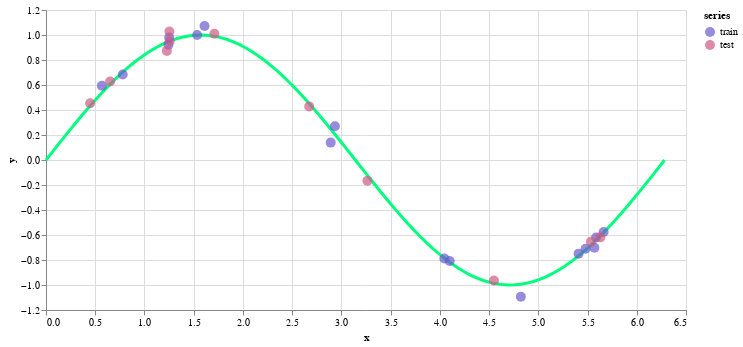

The cell this chart's notebook holds for it:
### Code cell
fx_plt + trn_tst_plt

### Figure 1 — Vega-Lite specification as saved in the notebook (floating-point values rounded to 4 significant figures)
{"$schema": "https://vega.github.io/schema/vega-lite/v3.2.1.json", "config": {"mark": {"tooltip": null}, "view": {"height": 300, "width": 400}}, "datasets": {"data-128b9f7329723a2ebe55bf73a5c8051c": [{"series": "train", "x": 0.7793, "y": 0.6838}, {"series": "train", "x": 0.5672, "y": 0.5941}, {"series": "train", "x": 2.892, "y": 0.139}, {"series": "train", "x": 1.535, "y": 1.0}, {"series": "train", "x": 2.934, "y": 0.2695}, {"series": "train", "x": 1.251, "y": 0.9793}, {"series": "train", "x": 1.61, "y": 1.072}, {"series": "train", "x": 1.243, "y": 0.9216}, {"series": "train", "x": 4.046, "y": -0.7879}, {"series": "train", "x": 5.57, "y": -0.7023}, {"series": "train", "x": 5.663, "y": -0.5763}, {"series": "train", "x": 5.409, "y": -0.7491}, {"series": "train", "x": 5.587, "y": -0.6193}, {"series": "train", "x": 5.481, "y": -0.7097}, {"series": "train", "x": 4.1, "y": -0.8075}, {"series": "train", "x": 4.823, "y": -1.095}, {"series": "test", "x": 3.265, "y": -0.1658}, {"series": "test", "x": 4.549, "y": -0.9642}, {"series": "test", "x": 1.254, "y": 1.027}, {"series": "test", "x": 2.673, "y": 0.4288}, {"series": "test", "x": 0.6512, "y": 0.6278}, {"series": "test", "x": 5.63, "y": -0.6188}, {"series": "test", "x": 1.256, "y": 0.9502}, {"series": "test", "x": 0.4484, "y": 0.4541}, {"series": "test", "x": 1.227, "y": 0.8729}, {"series": "test", "x": 1.71, "y": 1.01}, {"series": "test", "x": 5.534, "y": -0.6533}, {"series": "f(x)", "x": 0, "y": 0}, {"series": "f(x)", "x": 0.06347, "y": 0.06342}, {"series": "f(x)", "x": 0.1269, "y": 0.1266}, {"series": "f(x)", "x": 0.1904, "y": 0.1893}, {"series": "f(x)", "x": 0.2539, "y": 0.2511}, {"series": "f(x)", "x": 0.3173, "y": 0.312}, {"series": "f(x)", "x": 0.3808, "y": 0.3717}, {"series": "f(x)", "x": 0.4443, "y": 0.4298}, {"series": "f(x)", "x": 0.5077, "y": 0.4862}, {"series": "f(x)", "x": 0.5712, "y": 0.5406}, {"series": "f(x)", "x": 0.6347, "y": 0.5929}, {"series": "f(x)", "x": 0.6981, "y": 0.6428}, {"series": "f(x)", "x": 0.7616, "y": 0.6901}, {"series": "f(x)", "x": 0.8251, "y": 0.7346}, {"series": "f(x)", "x": 0.8885, "y": 0.7761}, {"series": "f(x)", "x": 0.952, "y": 0.8146}, {"series": "f(x)", "x": 1.015, "y": 0.8497}, {"series": "f(x)", "x": 1.079, "y": 0.8815}, {"series": "f(x)", "x": 1.142, "y": 0.9096}, {"series": "f(x)", "x": 1.206, "y": 0.9341}, {"series": "f(x)", "x": 1.269, "y": 0.9549}, {"series": "f(x)", "x": 1.333, "y": 0.9718}, {"series": "f(x)", "x": 1.396, "y": 0.9848}, {"series": "f(x)", "x": 1.46, "y": 0.9938}, {"series": "f(x)", "x": 1.523, "y": 0.9989}, {"series": "f(x)", "x": 1.587, "y": 0.9999}, {"series": "f(x)", "x": 1.65, "y": 0.9969}, {"series": "f(x)", "x": 1.714, "y": 0.9898}, {"series": "f(x)", "x": 1.777, "y": 0.9788}, {"series": "f(x)", "x": 1.841, "y": 0.9638}, {"series": "f(x)", "x": 1.904, "y": 0.945}, {"series": "f(x)", "x": 1.967, "y": 0.9224}, {"series": "f(x)", "x": 2.031, "y": 0.896}, {"series": "f(x)", "x": 2.094, "y": 0.866}, {"series": "f(x)", "x": 2.158, "y": 0.8326}, {"series": "f(x)", "x": 2.221, "y": 0.7958}, {"series": "f(x)", "x": 2.285, "y": 0.7557}, {"series": "f(x)", "x": 2.348, "y": 0.7127}, {"series": "f(x)", "x": 2.412, "y": 0.6668}, {"series": "f(x)", "x": 2.475, "y": 0.6182}, {"series": "f(x)", "x": 2.539, "y": 0.5671}, {"series": "f(x)", "x": 2.602, "y": 0.5137}, {"series": "f(x)", "x": 2.666, "y": 0.4582}, {"series": "f(x)", "x": 2.729, "y": 0.4009}, {"series": "f(x)", "x": 2.793, "y": 0.342}, {"series": "f(x)", "x": 2.856, "y": 0.2817}, {"series": "f(x)", "x": 2.919, "y": 0.2203}, {"series": "f(x)", "x": 2.983, "y": 0.158}, {"series": "f(x)", "x": 3.046, "y": 0.09506}, {"series": "f(x)", "x": 3.11, "y": 0.03173}, {"series": "f(x)", "x": 3.173, "y": -0.03173}, {"series": "f(x)", "x": 3.237, "y": -0.09506}, {"series": "f(x)", "x": 3.3, "y": -0.158}, {"series": "f(x)", "x": 3.364, "y": -0.2203}, {"series": "f(x)", "x": 3.427, "y": -0.2817}, {"series": "f(x)", "x": 3.491, "y": -0.342}, {"series": "f(x)", "x": 3.554, "y": -0.4009}, {"series": "f(x)", "x": 3.618, "y": -0.4582}, {"series": "f(x)", "x": 3.681, "y": -0.5137}, {"series": "f(x)", "x": 3.745, "y": -0.5671}, {"series": "f(x)", "x": 3.808, "y": -0.6182}, {"series": "f(x)", "x": 3.871, "y": -0.6668}, {"series": "f(x)", "x": 3.935, "y": -0.7127}, {"series": "f(x)", "x": 3.998, "y": -0.7557}, {"series": "f(x)", "x": 4.062, "y": -0.7958}, {"series": "f(x)", "x": 4.125, "y": -0.8326}, {"series": "f(x)", "x": 4.189, "y": -0.866}, {"series": "f(x)", "x": 4.252, "y": -0.896}, {"series": "f(x)", "x": 4.316, "y": -0.9224}, {"series": "f(x)", "x": 4.379, "y": -0.945}, {"series": "f(x)", "x": 4.443, "y": -0.9638}, {"series": "f(x)", "x": 4.506, "y": -0.9788}, {"series": "f(x)", "x": 4.57, "y": -0.9898}, {"series": "f(x)", "x": 4.633, "y": -0.9969}, {"series": "f(x)", "x": 4.697, "y": -0.9999}, {"series": "f(x)", "x": 4.76, "y": -0.9989}, {"series": "f(x)", "x": 4.823, "y": -0.9938}, {"series": "f(x)", "x": 4.887, "y": -0.9848}, {"series": "f(x)", "x": 4.95, "y": -0.9718}, {"series": "f(x)", "x": 5.014, "y": -0.9549}, {"series": "f(x)", "x": 5.077, "y": -0.9341}, {"series": "f(x)", "x": 5.141, "y": -0.9096}, {"series": "f(x)", "x": 5.204, "y": -0.8815}, {"series": "f(x)", "x": 5.268, "y": -0.8497}, {"series": "f(x)", "x": 5.331, "y": -0.8146}, {"series": "f(x)", "x": 5.395, "y": -0.7761}, {"series": "f(x)", "x": 5.458, "y": -0.7346}, {"series": "f(x)", "x": 5.522, "y": -0.6901}, {"series": "f(x)", "x": 5.585, "y": -0.6428}, {"series": "f(x)", "x": 5.649, "y": -0.5929}, {"series": "f(x)", "x": 5.712, "y": -0.5406}, {"series": "f(x)", "x": 5.775, "y": -0.4862}, {"series": "f(x)", "x": 5.839, "y": -0.4298}, {"series": "f(x)", "x": 5.902, "y": -0.3717}, {"series": "f(x)", "x": 5.966, "y": -0.312}, {"series": "f(x)", "x": 6.029, "y": -0.2511}, {"series": "f(x)", "x": 6.093, "y": -0.1893}, {"series": "f(x)", "x": 6.156, "y": -0.1266}, {"series": "f(x)", "x": 6.22, "y": -0.06342}, {"series": "f(x)", "x": 6.283, "y": 1.748e-07}]}, "layer": [{"data": {"name": "data-128b9f7329723a2ebe55bf73a5c8051c"}, "encoding": {"x": {"field": "x", "type": "quantitative"}, "y": {"field": "y", "type": "quantitative"}}, "mark": {"color": "springgreen", "strokeWidth": 3, "type": "line"}, "transform": [{"filter": "(datum.series === 'f(x)')"}], "width": 640}, {"data": {"name": "data-128b9f7329723a2ebe55bf73a5c8051c"}, "encoding": {"color": {"field": "series", "scale": {"domain": ["train", "test"], "range": ["slateblue", "#cd5a84"]}, "type": "nominal"}, "tooltip": {"field": "y", "type": "quantitative"}, "x": {"field": "x", "type": "quantitative"}, "y": {"field": "y", "type": "quantitative"}}, "mark": {"size": 100, "type": "circle"}, "transform": [{"filter": "(datum.series !== 'f(x)')"}]}]}
